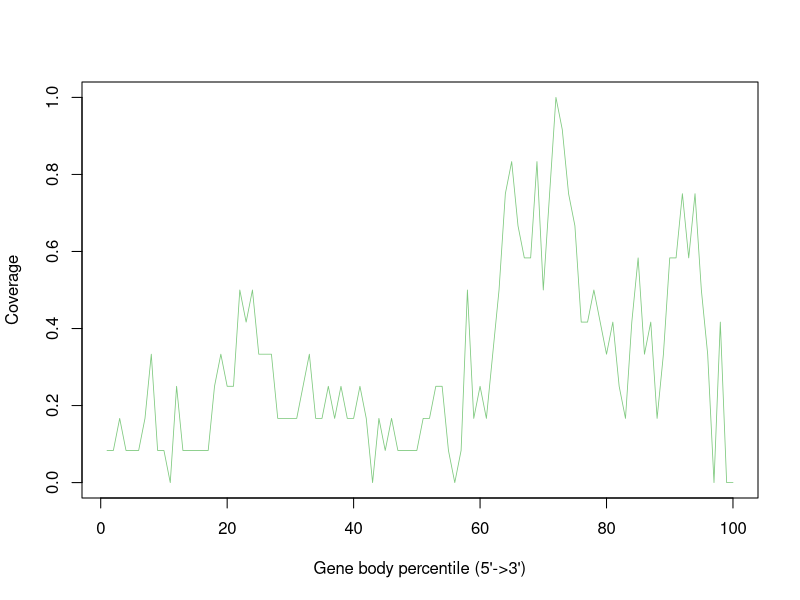

R code for this plot:
AAAGAGATCTCNAligned.sortedByCoord.out.sorted <- c(0.0833333333333,0.0833333333333,0.166666666667,0.0833333333333,0.0833333333333,0.0833333333333,0.166666666667,0.333333333333,0.0833333333333,0.0833333333333,0.0,0.25,0.0833333333333,0.0833333333333,0.0833333333333,0.0833333333333,0.0833333333333,0.25,0.333333333333,0.25,0.25,0.5,0.416666666667,0.5,0.333333333333,0.333333333333,0.333333333333,0.166666666667,0.166666666667,0.166666666667,0.166666666667,0.25,0.333333333333,0.166666666667,0.166666666667,0.25,0.166666666667,0.25,0.166666666667,0.166666666667,0.25,0.166666666667,0.0,0.166666666667,0.0833333333333,0.166666666667,0.0833333333333,0.0833333333333,0.0833333333333,0.0833333333333,0.166666666667,0.166666666667,0.25,0.25,0.0833333333333,0.0,0.0833333333333,0.5,0.166666666667,0.25,0.166666666667,0.333333333333,0.5,0.75,0.833333333333,0.666666666667,0.583333333333,0.583333333333,0.833333333333,0.5,0.75,1.0,0.916666666667,0.75,0.666666666667,0.416666666667,0.416666666667,0.5,0.416666666667,0.333333333333,0.416666666667,0.25,0.166666666667,0.416666666667,0.583333333333,0.333333333333,0.416666666667,0.166666666667,0.333333333333,0.583333333333,0.583333333333,0.75,0.583333333333,0.75,0.5,0.333333333333,0.0,0.416666666667,0.0,0.0)


pdf("AAAGAGATCTCNAligned.sortedByCoord.out.bam.geneBodyCoverage.curves.pdf")
x=1:100
icolor = colorRampPalette(c("#7fc97f","#beaed4","#fdc086","#ffff99","#386cb0","#f0027f"))(1)
plot(x,AAAGAGATCTCNAligned.sortedByCoord.out.sorted,type='l',xlab="Gene body percentile (5'->3')", ylab="Coverage",lwd=0.8,col=icolor[1])
dev.off()
